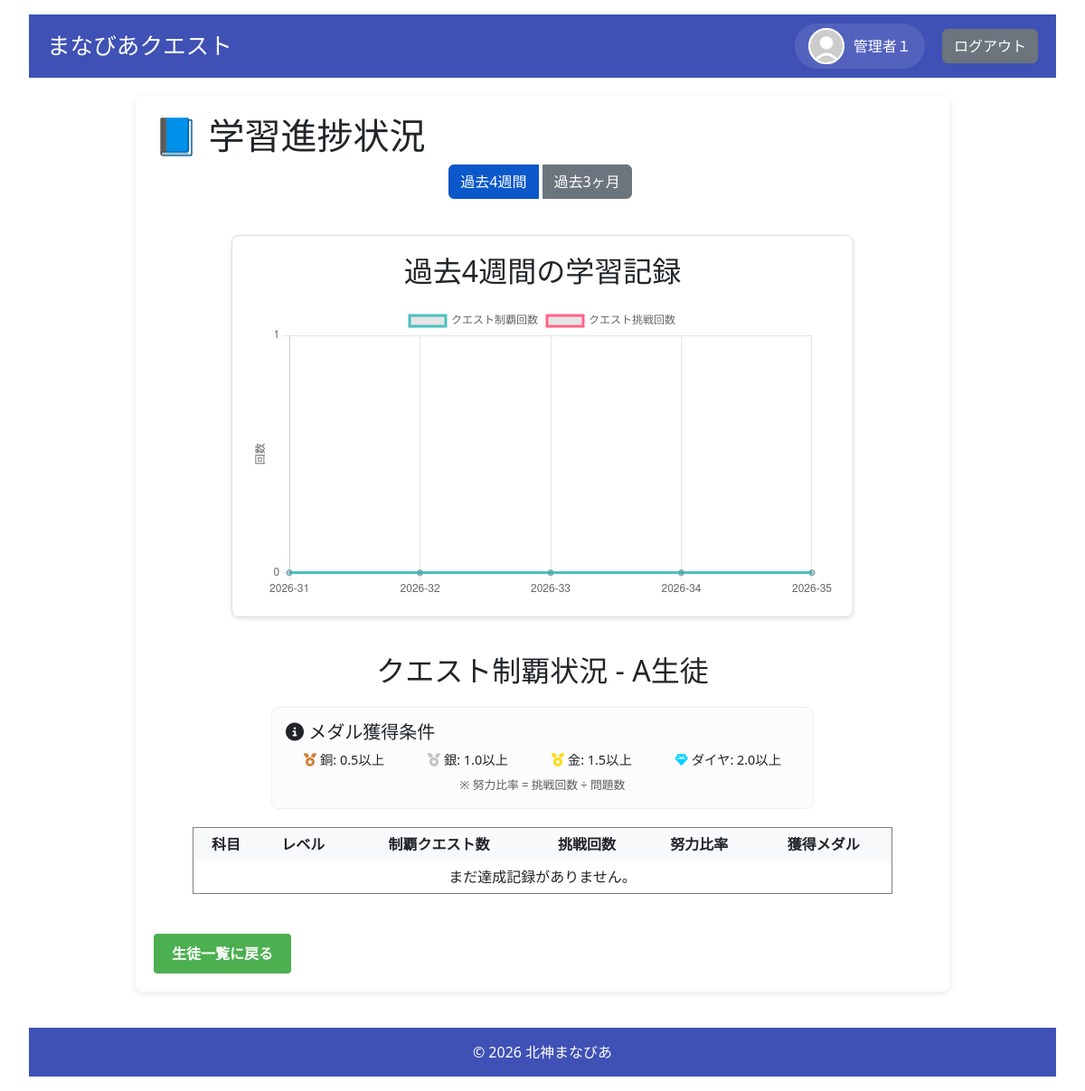
/progress?user_id=4 (signed in), run on an earlier commit of the app's database.
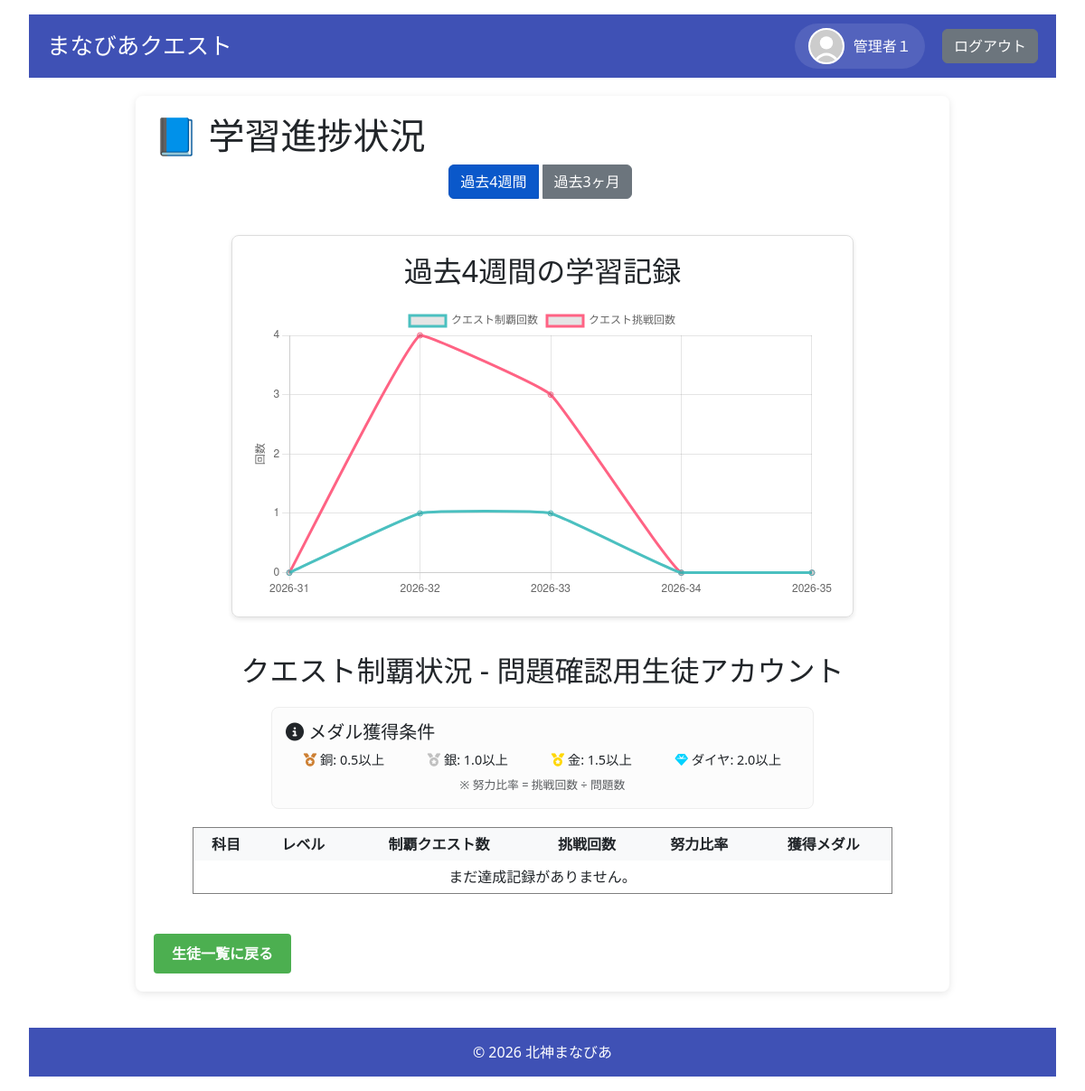
And on a later commit of the database.
### models.py (models this page shows, shortened)
class User(UserMixin, db.Model):
    __tablename__ = 'users'
    id = db.Column(db.Integer, primary_key=True)
    username = db.Column(db.String(80), unique=True, nullable=False)
    password_hash = db.Column(db.String(128), nullable=False)
    role = db.Column(db.String(20), nullable=False)  # 'admin', 'student', 'parent'
    is_first_login = db.Column(db.Boolean, default=True, nullable=False)
    nickname = db.Column(db.String(80), nullable=True)
    avatar = db.Column(db.String(200), nullable=True)
    parent_id = db.Column(db.Integer, db.ForeignKey('users.id'), nullable=True)
    user_level = db.Column(db.Integer, default=1)
    medals = db.Column(db.Integer, default=0)
    user_title = db.Column(db.String(100), default='見習い')
    target_levels_json = db.Column(db.String(200), default='{"math": "Lv1", "english": "Lv1", "japanese": "Lv1"}')
    children = db.relationship('User', backref=db.backref('parent', remote_side=[id]), lazy='dynamic')
    attempt_logs = db.relationship('QuestAttemptLog', back_populates='user', cascade="all, delete-orphan")
    @property
    def display_name(self):
        return self.nickname if self.nickname else self.username
    @property
    def avatar_url(self):
        if self.avatar:
            return f"/static/images/avatars/{self.avatar}"
        return "/static/images/avatars/default.svg"

### app.py (the view, shortened to what this page needs)
@app.route('/progress')
@login_required
def progress():
    requested_user_id = request.args.get('user_id', type=int)
    if requested_user_id:
        if session.get('role') == 'admin':
            user_id = requested_user_id
        else:
            flash("他のユーザーの進捗を見る権限がありません。")
            return redirect(url_for('dashboard'))
    else:
        if session.get('role') != 'student':
            return redirect(url_for('login'))
        user_id = session.get('user_id')
    student = safe_get(User, user_id)
    if not student:
        flash("生徒が見つかりません。")
        return redirect(url_for('dashboard'))
    progress_records = safe_query_all(UserProgress.query.filter_by(user_id=user_id, status='cleared'))
    histories = safe_query_all(QuestHistory.query.filter_by(user_id=user_id))
    if not progress_records and not histories:
        processed_progress_data = []
    else:
        quest_ids = list(set([p.quest_id for p in progress_records] + [h.quest_id for h in histories]))
        quests = safe_query_all(Quest.query.filter(Quest.id.in_(quest_ids)))
        quest_map = {q.id: q for q in quests}
        from collections import defaultdict
        aggregated = defaultdict(lambda: {'cleared': 0, 'medals': 0})
        for p in progress_records:
            quest = quest_map.get(p.quest_id)
            if quest:
                aggregated[(quest.title, quest.level)]['cleared'] += 1
        for h in histories:
            quest = quest_map.get(h.quest_id)
            if quest:
                aggregated[(quest.title, quest.level)]['medals'] += h.attempts
        processed_progress_data = []
    four_weeks_ago = datetime.now(timezone.utc) - timedelta(weeks=4)
    weekly_data_raw = safe_query_all(db.session.query(
        func.strftime('%Y-%W', QuestAttemptLog.attempted_at).label('week'),
        func.sum(case((QuestAttemptLog.correct_answers == QuestAttemptLog.total_questions, 1), else_=0)).label('cleared_count'),
        func.count(QuestAttemptLog.id).label('attempt_count')
    ).filter(
        QuestAttemptLog.user_id == user_id,
        QuestAttemptLog.attempted_at >= four_weeks_ago
    ).group_by('week').order_by('week'))
    weekly_chart_data = {'labels': [], 'cleared_count': [], 'attempt_count': []}
    weekly_map = {d.week: d for d in weekly_data_raw}
    for i in range(4, -1, -1):
        dt = datetime.now(timezone.utc) - timedelta(weeks=i)
        w_key = dt.strftime('%Y-%W')
        weekly_chart_data['labels'].append(w_key)
        if w_key in weekly_map:
            weekly_chart_data['cleared_count'].append(int(weekly_map[w_key].cleared_count or 0))
            weekly_chart_data['attempt_count'].append(int(weekly_map[w_key].attempt_count or 0))
        else:
            weekly_chart_data['cleared_count'].append(0)
            weekly_chart_data['attempt_count'].append(0)
    three_months_ago = datetime.now(timezone.utc) - timedelta(days=90)
    monthly_data_raw = safe_query_all(db.session.query(
        func.strftime('%Y-%m', QuestAttemptLog.attempted_at).label('month'),
        func.sum(case((QuestAttemptLog.correct_answers == QuestAttemptLog.total_questions, 1), else_=0)).label('cleared_count'),
        func.count(QuestAttemptLog.id).label('attempt_count')
    ).filter(
        QuestAttemptLog.user_id == user_id,
        QuestAttemptLog.attempted_at >= three_months_ago
    ).group_by('month').order_by('month'))
    monthly_chart_data = {'labels': [], 'cleared_count': [], 'attempt_count': []}
    monthly_map = {d.month: d for d in monthly_data_raw}
    for i in range(2, -1, -1):
        dt = datetime.now(timezone.utc) - timedelta(days=i*30)
        m_key = dt.strftime('%Y-%m')
        monthly_chart_data['labels'].append(m_key)
        if m_key in monthly_map:
            monthly_chart_data['cleared_count'].append(int(monthly_map[m_key].cleared_count or 0))
            monthly_chart_data['attempt_count'].append(int(monthly_map[m_key].attempt_count or 0))
        else:
            monthly_chart_data['cleared_count'].append(0)
            monthly_chart_data['attempt_count'].append(0)
    return render_template(
        "progress.html",
        student=student,
        progress_data=processed_progress_data,
        weekly_chart_data=weekly_chart_data,
        monthly_chart_data=monthly_chart_data
    )

### app.py (called while the page is built)
@app.context_processor
def inject_markdown_help():
    def get_markdown_help():
        try:
            filepath = os.path.join(basedir, 'Markdown_help.md')
            with open(filepath, 'r', encoding='utf-8') as f:
                return f.read()
        except Exception as e:
            app.logger.error(f"Error reading Markdown_help.md: {e}")
            return "ヘルプファイルを読み込めませんでした。"
    return dict(get_markdown_help=get_markdown_help)

def safe_get(model, ident, retries=5, delay=1.0):
    for i in range(retries):
        try:
            return db.session.get(model, ident)
        except OperationalError as e:
            if "disk I/O error" in str(e) or "database is locked" in str(e):
                app.logger.warning(f"Database get failed (attempt {i+1}/{retries}): {e}. Retrying in {delay}s...")
                time.sleep(delay)
                continue
            raise
    return db.session.get(model, ident)

@login_manager.user_loader
def load_user(user_id):
    return safe_get(User, int(user_id))

### templates/progress.html (shortened to what this page needs)
{% extends "base.html" %}
{% block content %}
<h1>📘 学習進捗状況</h1>
<div class="text-center mb-4">
    <div class="btn-group chart-selector" role="group">
        <button type="button" class="btn btn-primary active" data-chart-type="weekly">過去4週間</button>
        <button type="button" class="btn btn-secondary" data-chart-type="monthly">過去3ヶ月</button>
    </div>
</div>
<div id="chart-weekly" class="chart-view active">
    <div class="chart-container">
        <h2>過去4週間の学習記録</h2>
        {% if weekly_chart_data.labels %}
            <canvas id="weeklyChart"></canvas>
        {% else %}
            <p>過去4週間の学習記録はありません。</p>
        {% endif %}
    </div>
</div>
<h2>クエスト制覇状況 - {{ student.nickname or student.username }}</h2>
<div style="max-width: 600px; margin: 0 auto 20px auto; padding: 15px; border: 1px solid #eee; border-radius: 8px; background-color: #fcfcfc;">
    <h5 class="mb-2"><i class="fas fa-info-circle"></i> メダル獲得条件</h5>
    <div class="d-flex justify-content-around flex-wrap gap-2" style="font-size: 0.9rem;">
        <span><i class="fas fa-medal" style="color: #CD7F32;"></i> 銅: 0.5以上</span>
        <span><i class="fas fa-medal" style="color: #C0C0C0;"></i> 銀: 1.0以上</span>
        <span><i class="fas fa-medal" style="color: #FFD700;"></i> 金: 1.5以上</span>
        <span><i class="fas fa-gem" style="color: #00d2ff;"></i> ダイヤ: 2.0以上</span>
    </div>
    <div class="text-center mt-2 text-muted" style="font-size: 0.8rem;">※ 努力比率 = 挑戦回数 ÷ 問題数</div>
</div>
<table border="1" cellpadding="6" cellspacing="0" style="margin: 20px auto; width: 90%; max-width: 800px; text-align: center;">
    <thead style="background-color: #f8f9fa;">
        <tr>
            <th>科目</th>
            <th>レベル</th>
            <th>制覇クエスト数</th>
            <th>挑戦回数</th>
            <th>努力比率</th>
            <th>獲得メダル</th>
        </tr>
    </thead>
    <tbody>
        {% if not progress_data %}
        <tr><td colspan="6">まだ達成記録がありません。</td></tr>
        {% endif %}
    </tbody>
</table>
<br>
{% if current_user.role == 'admin' or current_user.role == 'teacher' %}
    <a href="{{ url_for('manage_students') }}" class="button">生徒一覧に戻る</a>
{% elif current_user.role == 'parent' %}
    <a href="{{ url_for('parent_students') }}" class="button">生徒の一覧に戻る</a>
{% else %}
    <a href="{{ url_for('dashboard_' + current_user.role) }}" class="button">ダッシュボードに戻る</a>
{% endif %}
{% endblock %}

What changed in the data, as far as the page shows it:
changed User: nickname "A生徒" → "問題確認用生徒アカウント"
Also different on the page:
chart data {{ weekly_chart_data|tojson }}: {"attempt_count": [0, 0, 0, 0, 0], "cleared_count": [0, 0, 0, 0, 0], "labels": ["2026-31", "2026-32", "2026-33", "2026-34", "2026-35"]} → {"attempt_count": [0, 4, 3, 0, 0], "cleared_count": [0, 1, 1, 0, 0], "labels": ["2026-31", "2026-32", "2026-33", "2026-34", "2026-35"]}
